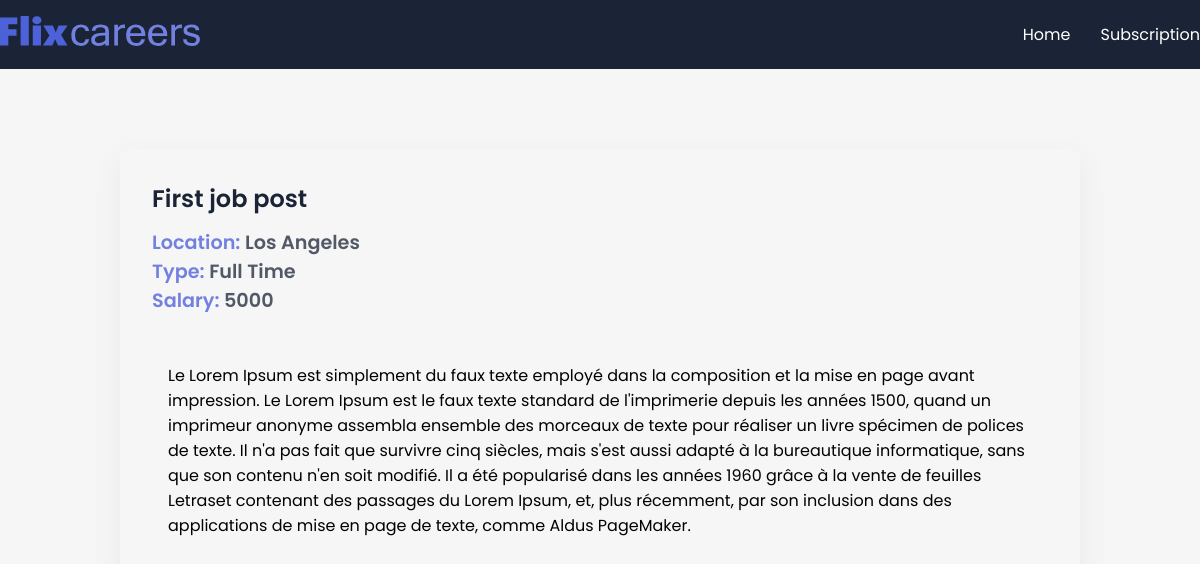
/job/1, run on the app's committed database.
### jobapp/models.py (models this page shows, shortened)
class JobPost(models.Model):
  JOB_TYPE_CHOICES = [
    ('Full Time', 'Full Time'),
    ('Part Time', 'Part Time'),
  ]
  title = models.CharField(max_length=200)
  description = models.TextField()
  date = models.DateTimeField(auto_now_add=True)
  expiry = models.DateField(null=True)
  salary = models.IntegerField()
  slug = models.SlugField(null=True, max_length=40, unique=True)
  location = models.OneToOneField(Location, on_delete=models.CASCADE, null=True)
  author = models.ForeignKey(Author, on_delete=models.CASCADE, null=True)
  skills = models.ManyToManyField(Skills)
  type = models.CharField(max_length=200, null=False, choices=JOB_TYPE_CHOICES)

class Location(models.Model):
  street = models.CharField(max_length=200)
  city = models.CharField(max_length=200)
  state = models.CharField(max_length=200)
  country = models.CharField(max_length=200)
  zip = models.CharField(max_length=200)

### jobapp/views.py (the view)
# urls.py: path('job/<int:id>', views.job_detail, name='jobs_detail'),
def job_detail(request, id):
  print(type(id))
  try:
    if id == 0:
      return redirect(reverse('jobs_home'))
    job = JobPost.objects.get(id=id)
    context={"job":job}
    return render(request, "jobapp/job_detail.html", context)
  except:
    return HttpResponseNotFound("No Job Found")

### jobapp/templates/jobapp/job_detail.html (shortened to what this page needs)
{% extends 'base.html' %}
{% block content %}
  <section>
    <div class="container">
      <div class="view-post">
        <h1 class="jobtitle">
          {{job.title}}
        </h1>
        <p class="location it">Location: <span>{{job.location.city}}</span></p>
        <p class="status it">Type: <span>{{job.type}}</span></p>
        <p class="budget it">Salary: <span>{{job.salary}}</span></p>
        <div class="desc">
          <p class="details">
            {{job.description}}
          </p>
        </div>
      </div>
    </div>
  </section>
{% endblock content %}

### jobapp/static/jobapp/style.css (style rules this page uses)
* { margin: 0; padding: 0; box-sizing: border-box; font-family: "Poppins", sans-serif; }
:root { --blue: #4d62d8; --lblue: #7281e0; --card: #fdfdfd; --shadow: #64646f17 0px 12px 29px 0px; --nav: #1b2436; }
body { background: #f5f6f5; }
.container { max-width: 1200px; margin: auto; }
.view-post { width: 80%; border-radius: 10px; box-shadow: var(--shadow); margin: 5em auto; padding: 2em; }
.desc { max-height: 300px; overflow-y: scroll; margin: 2em 0; padding: 1em; }
.jobtitle { font-size: 1.5rem; color: var(--nav); font-weight: 600; margin-bottom: 0.5em; }
.it { font-size: 1.2rem; font-weight: 600; color: var(--lblue); }
.it span { color: #1b2436c0; }

### data on the page
JobPost: title "First job post", location.city "Los Angeles", type "Full Time", salary "5000", description "Le Lorem Ipsum est simplement du faux texte employé dans la composition et la mise en page avant impression. Le Lorem Ipsum est le faux texte standard de l'imprimerie depuis les années 1500, quand un imprimeur anonyme assembla ensemble des morceaux de texte pour réaliser un livre spécimen de polices de texte. Il n'a pas fait que survivre cinq siècles, mais s'est aussi adapté à la bureautique informatique, sans que son contenu n'en soit modifié. Il a été popularisé dans les années 1960 grâce à la vente de feuilles Letraset contenant des passages du Lorem Ipsum, et, plus récemment, par son inclusion dans des applications de mise en page de texte, comme Aldus PageMaker."
